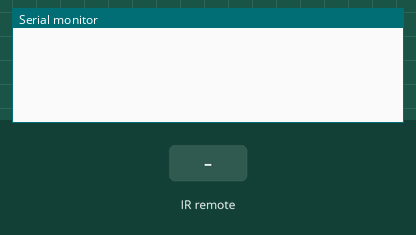
Recording of a sketch running on a simulated Arduino Uno, built with avr-gcc and run on an emulated ATmega328P. Shown: the last lines printed to the serial monitor. The test bench sets the inputs (shaded band).

Above: at 1.8 s.
1.9 s: infrared code 0xE0E016E9 received
At 3.2 s:
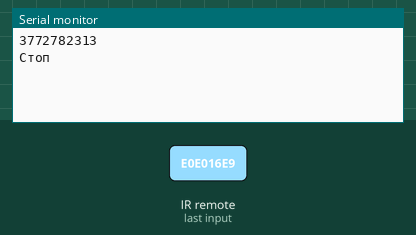
3.5 s: infrared code 0xE0E006F9 received
At 4.8 s:
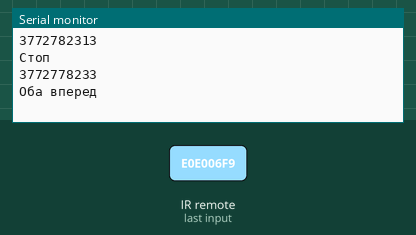
5.5 s: infrared code 0xE0E08679 received
At 6.4 s:
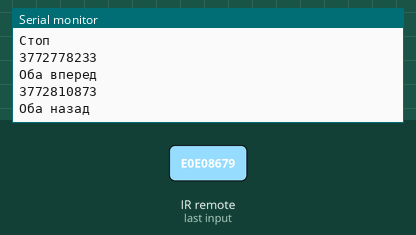
7.5 s: infrared code 0xE0E0A659 received
At 9.2 s:
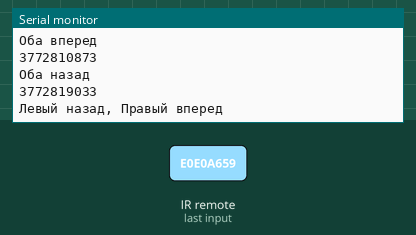
9.5 s: infrared code 0xE0E046B9 received
At 10.8 s:
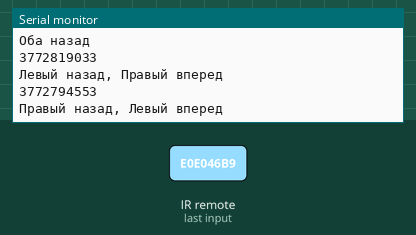

Measured:
- after the input at 1.9 s, the serial monitor: prints a new line after 0.10 s (image 1)
- after the input at 3.5 s, the serial monitor: prints a new line after 0.50 s (image 2)
- after the input at 5.5 s, the serial monitor: prints a new line after 0.50 s (image 3)
- after the input at 7.5 s, the serial monitor: prints a new line after 0.51 s (image 4)
- after the input at 9.5 s, the serial monitor: prints a new line after 0.51 s (image 5)

The sketch:

serial-test.ino
```cpp
#include <IRremote.h>

// подключение ИК-приемника
int RECV_PIN = 4;
IRrecv irrecv(RECV_PIN);
decode_results results;

void setup() {
  Serial.begin(9600);
  irrecv.enableIRIn();
}

void loop() {
  if (irrecv.decode(&results)) {
    Serial.println(results.value);

    // "центр"
    if (results.value == 3772782313) {
      Serial.println("Стоп");
    }

    // "вверх"
    if (results.value == 3772778233) {
      Serial.println("Оба вперед");
    }

    // "вниз"
    if (results.value == 3772810873) {
      Serial.println("Оба назад");
    }

    // "влево"
    if (results.value == 3772819033) {
      Serial.println("Левый назад, Правый вперед");
    }

    // "вправо"
    if (results.value == 3772794553) {
      Serial.println("Правый назад, Левый вперед");
    }

    // ждем следующее значение
    irrecv.resume();
  }

  delay(1000);
}
```
